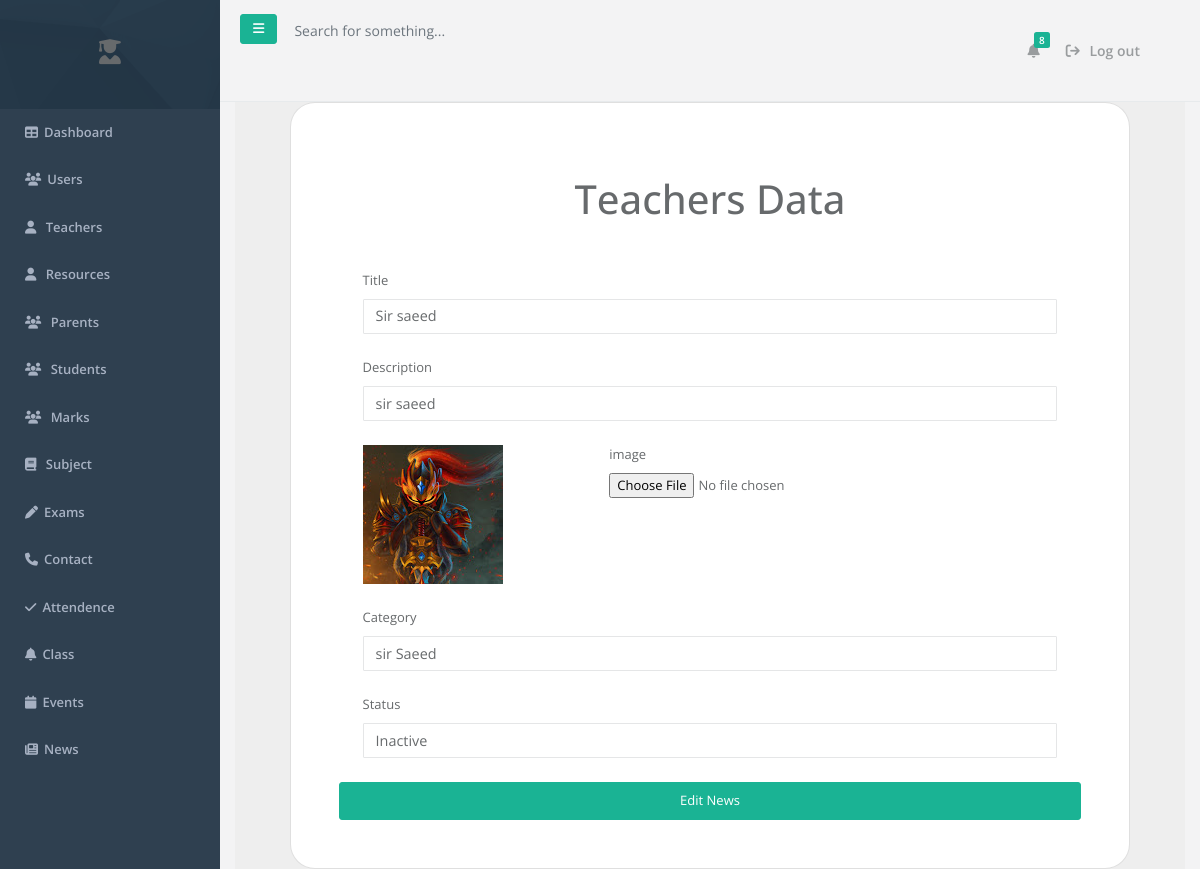
/dashboard/news/edit.php?id=1, run on the app's committed database.
### tables this page shows
CREATE TABLE `news` (
  `id` int(11) NOT NULL,
  `title` varchar(250) NOT NULL,
  `description` text NOT NULL,
  `image` varchar(250) NOT NULL,
  `category` varchar(250) NOT NULL,
  `time` datetime NOT NULL DEFAULT current_timestamp(),
  `status` varchar(10) NOT NULL DEFAULT 'Active'
);

### dashboard/news/edit.php (the view, shortened to what this page needs)
<?php
include "../sidebar_header.php";
include "../database.php";
    if(isset($_GET['id'])){
      $link = $db->query("select *from news where id =" . $_GET['id']);
      $data = $link->fetch_assoc();
    }else{
      echo "something went wrong";
    }
?>
<section class="vh-100" style="background-color: #eee;">
  <div class="container h-100">
    <div class="row d-flex justify-content-center align-items-center h-100">
      <div class="col-lg-12 col-xl-11">
        <div class="card text-black" style="border-radius: 25px;">
          <div class="card-body p-md-5">
            <p class="text-center h1 fw-bold mb-5 mx-1 mx-md-4 mt-4">Teachers Data</p>
            <div class="row justify-content-center">
              <div class="col-md-12 col-lg-12 col-xl-12 order-2 ">
                <form class="mx-1 mx-md-4" action="edit.php" method="post" enctype="multipart/form-data">
                  <div class="d-flex flex-row align-items-center mb-4">
                    <div class="form-outline flex-fill mb-0">
                      <label class="form-label" for="form3Example1c">Title</label>
                      <input type="text" id="form3Example1c" value="<?php echo $data['title']  ?>" name="title"  class="form-control" required/>
                    </div>
                  </div>
                  <div class="d-flex flex-row align-items-center mb-4">
                    <div class="form-outline flex-fill mb-0">
                      <label class="form-label" for="form3Example3c">Description</label>
                      <input type="text" id="form3Example3c" value="<?php echo $data['description']  ?>" name="description"  class="form-control" />
                    </div>
                  </div>
                  <div class="d-flex flex-row align-items-center mb-4">
                    <div class="row">
                      <div class="col-md-6">
                        <img class="img-fluid" src="<?php echo $url.'news/images/'.$data['image']?>" alt="">
                      </div>
                      <div class="col-md-6">
                        <div class="form-outline flex-fill mb-0">
                            <label class="form-label" for="form3Example3c">image</label>
                            <input type="file" id="form3Example3c" value="<?php echo $data['image']  ?>" name="image"  />
                          </div>
                        </div>
                      </div>
                    </div>
                  <div class="d-flex flex-row align-items-center mb-4">
                      <div class="form-outline flex-fill mb-0">
                        <label class="form-label" for="form3Example3c">Category</label>
                        <input type="text" id="form3Example3c" value="<?php echo $data['category']  ?>"  name="category" class="form-control" required/>
                    </div>
                  </div>
                  <div class="d-flex flex-row align-items-center mb-4">
                    <div class="form-outline flex-fill mb-0">
                      <label class="form-label" for="form3Example3c">Status</label>
                      <input type="text" id="form3Example3c" value="<?php echo $data['status']  ?>"  name="status" class="form-control" required/>
                    </div>
                  </div>
              </div>
            </div>
            <input type="submit" name="newsedit" value="Edit News" class="btn btn-block btn-primary btn-lg px-5" />
          </div>
    </div>
</div>
</div>
</div>
</div>

### data on the page
news: title "Sir saeed", description "sir saeed", image (picture), category "sir Saeed", status "Inactive"
